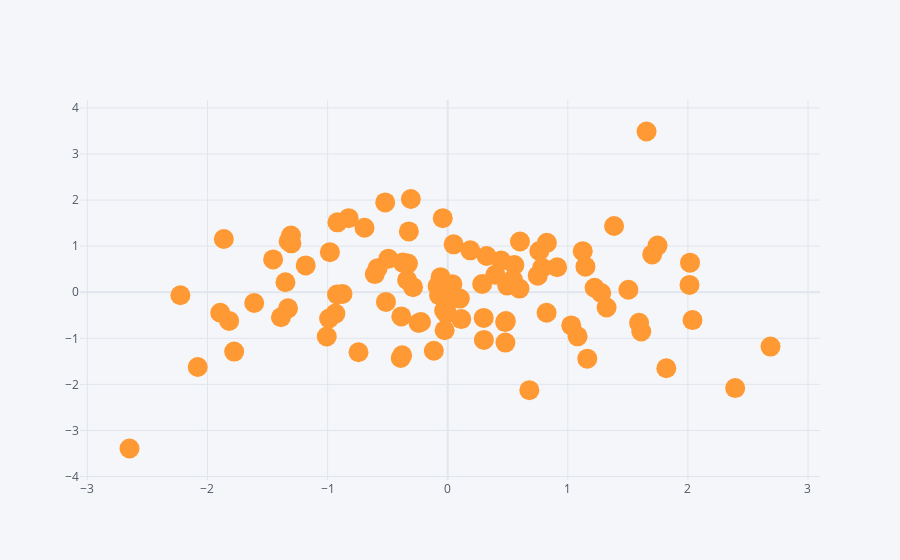

The cell this chart's notebook holds for it:
### Code cell
df.iplot(kind="scatter",x="A",y="B",mode="markers",size=20)
